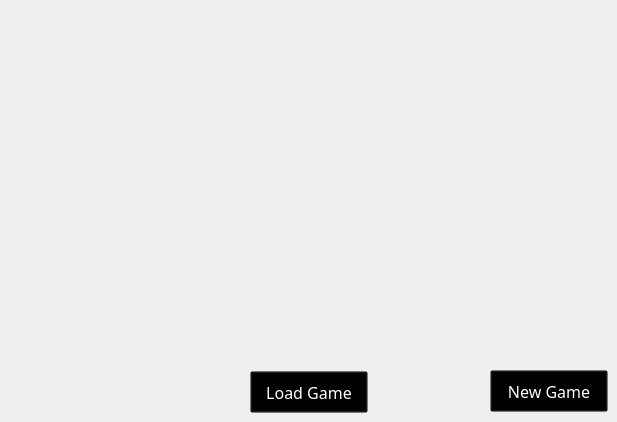
    <widget class="QWidget" name="authUserPage">
     <widget class="QPushButton" name="btnLoadSession">
      <property name="geometry">
       <rect>
        <x>250</x>
        <y>371</y>
        <width>118</width>
        <height>42</height>
       </rect>
      </property>
      <property name="palette">
       <palette>
        <active>
         <colorrole role="Button">
          <brush brushstyle="SolidPattern">
           <color alpha="0">
            <red>0</red>
            <green>0</green>
            <blue>0</blue>
           </color>
          </brush>
         </colorrole>
         <colorrole role="ButtonText">
          <brush brushstyle="SolidPattern">
           <color alpha="255">
            <red>255</red>
            <green>255</green>
            <blue>255</blue>
           </color>
          </brush>
         </colorrole>
         <colorrole role="Base">
          <brush brushstyle="SolidPattern">
           <color alpha="0">
            <red>0</red>
            <green>0</green>
            <blue>0</blue>
           </color>
          </brush>
         </colorrole>
         <colorrole role="Window">
          <brush brushstyle="SolidPattern">
           <color alpha="0">
            <red>0</red>
            <green>0</green>
            <blue>0</blue>
           </color>
          </brush>
         </colorrole>
        </active>
        <inactive>
         <colorrole role="Button">
          <brush brushstyle="SolidPattern">
           <color alpha="0">
            <red>0</red>
            <green>0</green>
            <blue>0</blue>
           </color>
          </brush>
         </colorrole>
         <colorrole role="ButtonText">
          <brush brushstyle="SolidPattern">
           <color alpha="255">
            <red>255</red>
            <green>255</green>
            <blue>255</blue>
           </color>
          </brush>
         </colorrole>
         <colorrole role="Base">
          <brush brushstyle="SolidPattern">
           <color alpha="0">
            <red>0</red>
            <green>0</green>
            <blue>0</blue>
           </color>
          </brush>
         </colorrole>
         <colorrole role="Window">
          <brush brushstyle="SolidPattern">
           <color alpha="0">
            <red>0</red>
            <green>0</green>
            <blue>0</blue>
           </color>
          </brush>
         </colorrole>
        </inactive>
        <disabled>
         <colorrole role="Button">
          <brush brushstyle="SolidPattern">
           <color alpha="0">
            <red>0</red>
            <green>0</green>
            <blue>0</blue>
           </color>
          </brush>
         </colorrole>
         <colorrole role="ButtonText">
          <brush brushstyle="SolidPattern">
           <color alpha="255">
            <red>120</red>
            <green>120</green>
            <blue>120</blue>
           </color>
          </brush>
         </colorrole>
         <colorrole role="Base">
          <brush brushstyle="SolidPattern">
           <color alpha="0">
            <red>0</red>
            <green>0</green>
            <blue>0</blue>
           </color>
          </brush>
         </colorrole>
         <colorrole role="Window">
          <brush brushstyle="SolidPattern">
           <color alpha="0">
            <red>0</red>
            <green>0</green>
            <blue>0</blue>
           </color>
          </brush>
         </colorrole>
        </disabled>
       </palette>
      </property>
      <property name="font">
       <font>
        <family>Snap ITC</family>
        <pointsize>12</pointsize>
       </font>
      </property>
      <property name="styleSheet">
       <string notr="true">background-image: url(:/userInterface/boton1);
background-color: transparent;</string>
      </property>
      <property name="text">
       <string>Load Game</string>
      </property>
     </widget>
     <widget class="QPushButton" name="btnNewGame_2">
      <property name="geometry">
       <rect>
        <x>490</x>
        <y>370</y>
        <width>118</width>
        <height>42</height>
       </rect>
      </property>
      <property name="palette">
       <palette>
        <active>
         <colorrole role="Button">
          <brush brushstyle="SolidPattern">
           <color alpha="0">
            <red>0</red>
            <green>0</green>
            <blue>0</blue>
           </color>
          </brush>
         </colorrole>
         <colorrole role="ButtonText">
          <brush brushstyle="SolidPattern">
           <color alpha="255">
            <red>255</red>
            <green>255</green>
            <blue>255</blue>
           </color>
          </brush>
         </colorrole>
         <colorrole role="Base">
          <brush brushstyle="SolidPattern">
           <color alpha="0">
            <red>0</red>
            <green>0</green>
            <blue>0</blue>
           </color>
          </brush>
         </colorrole>
         <colorrole role="Window">
          <brush brushstyle="SolidPattern">
           <color alpha="0">
            <red>0</red>
            <green>0</green>
            <blue>0</blue>
           </color>
          </brush>
         </colorrole>
        </active>
        <inactive>
         <colorrole role="Button">
          <brush brushstyle="SolidPattern">
           <color alpha="0">
            <red>0</red>
            <green>0</green>
            <blue>0</blue>
           </color>
          </brush>
         </colorrole>
         <colorrole role="ButtonText">
          <brush brushstyle="SolidPattern">
           <color alpha="255">
            <red>255</red>
            <green>255</green>
            <blue>255</blue>
           </color>
          </brush>
         </colorrole>
         <colorrole role="Base">
          <brush brushstyle="SolidPattern">
           <color alpha="0">
            <red>0</red>
            <green>0</green>
            <blue>0</blue>
           </color>
          </brush>
         </colorrole>
         <colorrole role="Window">
          <brush brushstyle="SolidPattern">
           <color alpha="0">
            <red>0</red>
            <green>0</green>
            <blue>0</blue>
           </color>
          </brush>
         </colorrole>
        </inactive>
        <disabled>
         <colorrole role="Button">
          <brush brushstyle="SolidPattern">
           <color alpha="0">
            <red>0</red>
            <green>0</green>
            <blue>0</blue>
           </color>
          </brush>
         </colorrole>
         <colorrole role="ButtonText">
          <brush brushstyle="SolidPattern">
           <color alpha="255">
            <red>120</red>
            <green>120</green>
            <blue>120</blue>
           </color>
          </brush>
         </colorrole>
         <colorrole role="Base">
          <brush brushstyle="SolidPattern">
           <color alpha="0">
            <red>0</red>
            <green>0</green>
            <blue>0</blue>
           </color>
          </brush>
         </colorrole>
         <colorrole role="Window">
          <brush brushstyle="SolidPattern">
           <color alpha="0">
            <red>0</red>
            <green>0</green>
            <blue>0</blue>
           </color>
          </brush>
         </colorrole>
        </disabled>
       </palette>
      </property>
      <property name="font">
       <font>
        <family>Snap ITC</family>
        <pointsize>12</pointsize>
       </font>
      </property>
      <property name="styleSheet">
       <string notr="true">background-image: url(:/userInterface/boton1);
background-color: transparent;</string>
      </property>
      <property name="text">
       <string>New Game</string>
      </property>
     </widget>
     <widget class="QLabel" name="label_9">
      <property name="geometry">
       <rect>
        <x>210</x>
        <y>120</y>
        <width>377</width>
        <height>160</height>
       </rect>
      </property>
      <property name="styleSheet">
       <string notr="true">background-image: url(:/userInterface/logo);</string>
      </property>
      <property name="text">
       <string/>
      </property>
     </widget>
    </widget>
